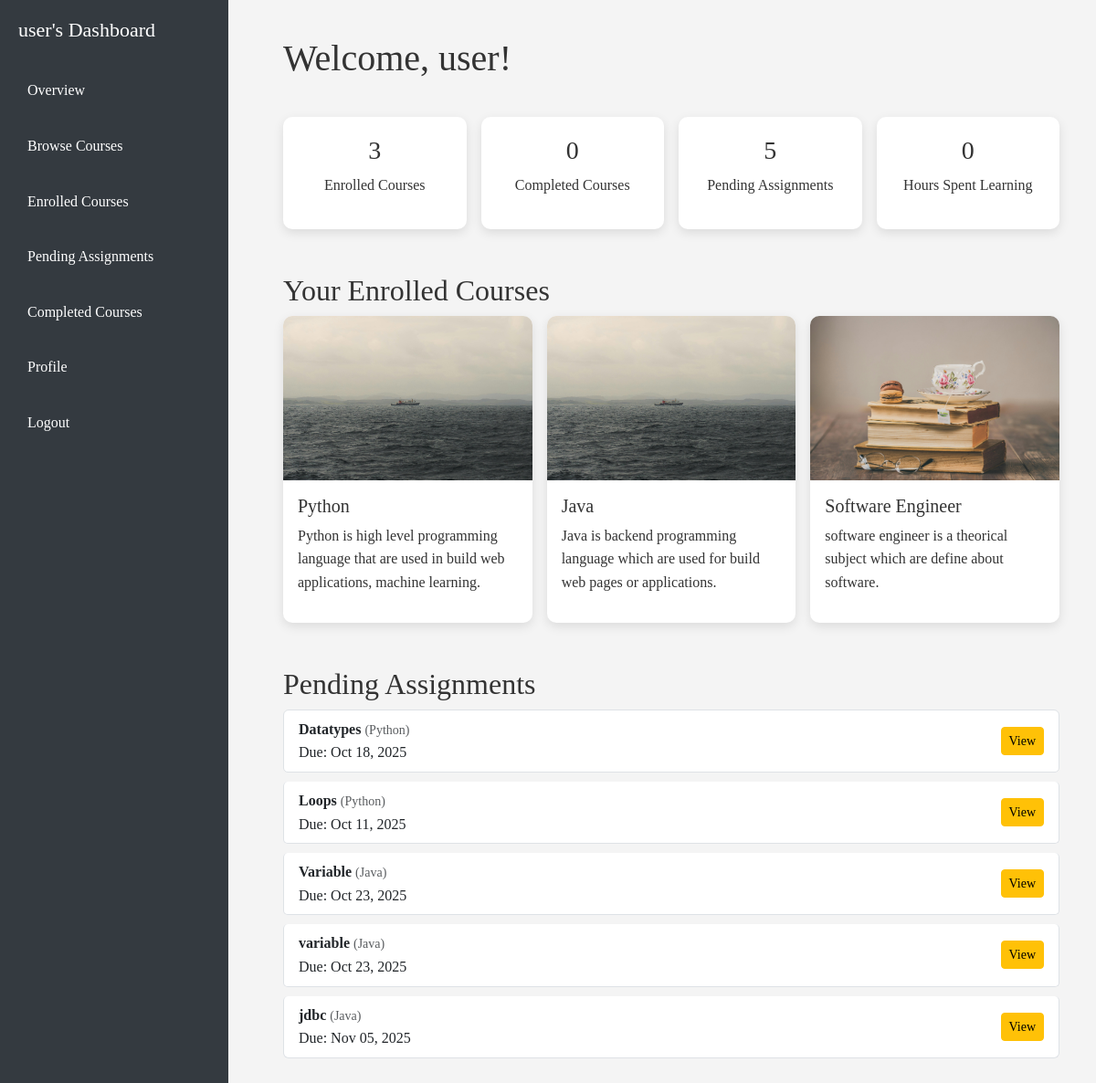
Screenshot of /lms/student_dashboard (signed in) with the database file from the repository.
### lms/models.py (models this page shows, shortened)
class Enrollment(models.Model):
    student = models.ForeignKey(User, on_delete=models.CASCADE, related_name='enrollments')
    course = models.ForeignKey(Course, on_delete=models.CASCADE, related_name='enrollments')
    enrolled_at = models.DateTimeField(auto_now_add=True)
    completed_at = models.DateTimeField(null=True, blank=True)
    completed = models.BooleanField(default=False)
    hours_spent = models.IntegerField(default=0)
    progress = models.PositiveIntegerField(default=0)  # Percentage
    class Meta:
        unique_together = ['student', 'course']

class Course(models.Model):
    LEVEL_CHOICES = [
        ('beginner', 'Beginner'),
        ('intermediate', 'Intermediate'),
        ('advanced', 'Advanced'),
    ]
    title = models.CharField(max_length=200)
    description = models.TextField()
    instructor = models.ForeignKey(User, on_delete=models.CASCADE, related_name='courses_taught')
    category = models.ForeignKey(CourseCategory, on_delete=models.SET_NULL, null=True)
    level = models.CharField(max_length=20, choices=LEVEL_CHOICES, default='beginner')
    price = models.DecimalField(max_digits=10, decimal_places=2, default=0.00)
    duration_hours = models.PositiveIntegerField(default=0)
    thumbnail = models.ImageField(upload_to='course_thumbnails/', blank=True, null=True)
    is_published = models.BooleanField(default=False)
    created_at = models.DateTimeField(auto_now_add=True)
    updated_at = models.DateTimeField(auto_now=True)

class Assignment(models.Model):
    course = models.ForeignKey(Course, on_delete=models.CASCADE, related_name='assignments', null=True, blank=True)
    title = models.CharField(max_length=200)
    description = models.TextField()
    due_date = models.DateTimeField()
    created_by = models.ForeignKey(User, on_delete=models.CASCADE, related_name='assignments', null=True, blank=True)
    max_points = models.PositiveIntegerField(default=100)
    created_at = models.DateTimeField(auto_now_add=True)
    is_published = models.BooleanField(default=False)

### lms/views.py (the view)
# urls.py: path('student_dashboard', student_dashboard, name='student_dashboard'),
@login_required
def student_dashboard(request):
    user = request.user
    enrollments = Enrollment.objects.filter(student=user).select_related('course')
    enrolled_courses_count = enrollments.count()
    completed_courses_count = enrollments.filter(completed=True).count()
    enrolled_course_ids = enrollments.values_list('course_id', flat=True)
    assignments = Assignment.objects.filter(course_id__in=enrolled_course_ids)
    submitted_assignments = Submission.objects.filter(
        student=user
    ).values_list('assignment_id', flat=True)
    pending_assignments = assignments.exclude(id__in=submitted_assignments)
    pending_assignments_count = pending_assignments.count()
    total_hours_spent = enrollments.aggregate(
        total=Sum('hours_spent')
    )['total'] or 0
    context = {
        'enrollments': enrollments,
        'enrolled_courses_count': enrolled_courses_count,
        'completed_courses_count': completed_courses_count,
        'pending_assignments_count': pending_assignments_count,
        'pending_assignments': pending_assignments,
        'total_hours_spent': total_hours_spent,
    }
    return render(request, 'student_dashboard.html', context)

### templates/student_dashboard.html (shortened to what this page needs)
{% load static %}
<!DOCTYPE html>
<html lang="en">
<head>
  <link href="https://cdn.jsdelivr.net/npm/bootstrap@5.3.0/dist/css/bootstrap.min.css" rel="stylesheet">
</head>
<body>
  <div class="sidebar">
    <h2>{{ user.first_name }}'s Dashboard</h2>
    <a href="#">Overview</a>
    <a href="{% url 'course_list' %}">Browse Courses</a>
    <a href="{% url 'enrolled_course' %}">Enrolled Courses</a>
    <a href="{% url 'pending_assignments' %}">Pending Assignments</a>
    <a href="{% url 'completed_courses' %}">Completed Courses</a>
    <a href="{% url 'student_profile' %}">Profile</a>
    <a href="{% url 'signout' %}">Logout</a>
  </div>
  <div class="main-content">
    <h1>Welcome, {{ user.first_name }}!</h1>
    <div class="row mb-4 mt-4 g-3">
        <div class="col-md-3">
            <div class="stat-card">
                <h3>{{ enrolled_courses_count }}</h3>
                <p>Enrolled Courses</p>
            </div>
        </div>
        <div class="col-md-3">
            <div class="stat-card">
                <h3>{{ completed_courses_count }}</h3>
                <p>Completed Courses</p>
            </div>
        </div>
        <div class="col-md-3">
            <div class="stat-card">
                <h3>{{ pending_assignments_count }}</h3>
                <p>Pending Assignments</p>
            </div>
        </div>
        <div class="col-md-3">
            <div class="stat-card">
                <h3>{{ total_hours_spent }}</h3>
                <p>Hours Spent Learning</p>
            </div>
        </div>
    </div>
    <h2 class="mt-5">Your Enrolled Courses</h2>
    <div class="row g-3">
        {% for enrollment in enrollments %}
        <div class="col-md-4">
            <div class="course-card">
                {% if enrollment.course.thumbnail %}
                <img src="{{ enrollment.course.thumbnail.url }}" alt="{{ enrollment.course.title }}" class="card-img-top">
                {% else %}
                <img src="{% static 'images/pic1.jpg' %}" alt="Default thumbnail" class="card-img-top">
                {% endif %}
                <div class="p-3">
                    <h5>{{ enrollment.course.title }}</h5>
                    <p>{{ enrollment.course.description|truncatewords:20 }}</p>
                </div>
            </div>
        </div>
        {% empty %}
        <p>You are not enrolled in any courses yet. <a href="{% url 'course_list' %}">Browse courses</a></p>
        {% endfor %}
    </div>
    <h2 class="mt-5">Pending Assignments</h2>
    {% if pending_assignments_count > 0 %}
    <ul class="list-group mb-4">
        {% for assignment in pending_assignments %}
        <li class="list-group-item d-flex justify-content-between align-items-center">
            <div>
                <strong>{{ assignment.title }}</strong>
                <small class="text-muted">({{ assignment.course.title }})</small><br>
                Due: {{ assignment.due_date|date:"M d, Y" }}
            </div>
            <a href="{% url 'view_assignment' assignment.id %}" class="btn btn-sm btn-warning">View</a>
        </li>
        {% endfor %}
    </ul>
    {% else %}
    <p>No pending assignments. Great job!</p>
    {% endif %}
  </div>
</body>
</html>

### templates/student_dashboard.html (style rules this page uses)
body { font-family: "Times New Roman", serif; line-height: 1.6; color: #333; background: #f4f4f4; margin: 0; }
.sidebar { position: fixed; top: 0; left: 0; width: 250px; height: 100%; background: #343a40; color: #fff; display: flex; flex-direction: column; padding: 20px; }
.sidebar h2 { font-size: 22px; margin-bottom: 30px; }
.sidebar a { color: #fff; text-decoration: none; margin-bottom: 15px; padding: 10px; border-radius: 5px; display: block; }
.main-content { margin-left: 270px; padding: 40px; }
.stat-card { background: #fff; padding: 20px; border-radius: 10px; box-shadow: 0 4px 12px rgba(0,0,0,0.1); text-align: center; }
.course-card { box-shadow: 0 4px 12px rgba(0,0,0,0.1); border-radius: 10px; overflow: hidden; background: #fff; }
.course-card img { max-height: 180px; object-fit: cover; }
.list-group-item { border-radius: 5px; margin-bottom: 10px; }

### rows the page displays
Enrollment: course.thumbnail (picture), course "Python", course.description "Python is high level programming language that are used in build web applications, machine learning."
Enrollment: course.thumbnail (picture), course "Java", course.description "Java is backend programming language which are used for build web pages or applications."
Enrollment: course.thumbnail (picture), course "Software Engineer", course.description "software engineer is a theorical subject which are define about software."
Assignment: title "Datatypes", course "Python", due_date "Oct 18, 2025"
Assignment: title "Loops", course "Python", due_date "Oct 11, 2025"
Assignment: title "Variable", course "Java", due_date "Oct 23, 2025"
Assignment: title "variable", course "Java", due_date "Oct 23, 2025"
Assignment: title "jdbc", course "Java", due_date "Nov 05, 2025"

### other values shown
{{ user.first_name }} "user"
{{ enrolled_courses_count }} "3"
{{ completed_courses_count }} "0"
{{ pending_assignments_count }} "5"
{{ total_hours_spent }} "0"
